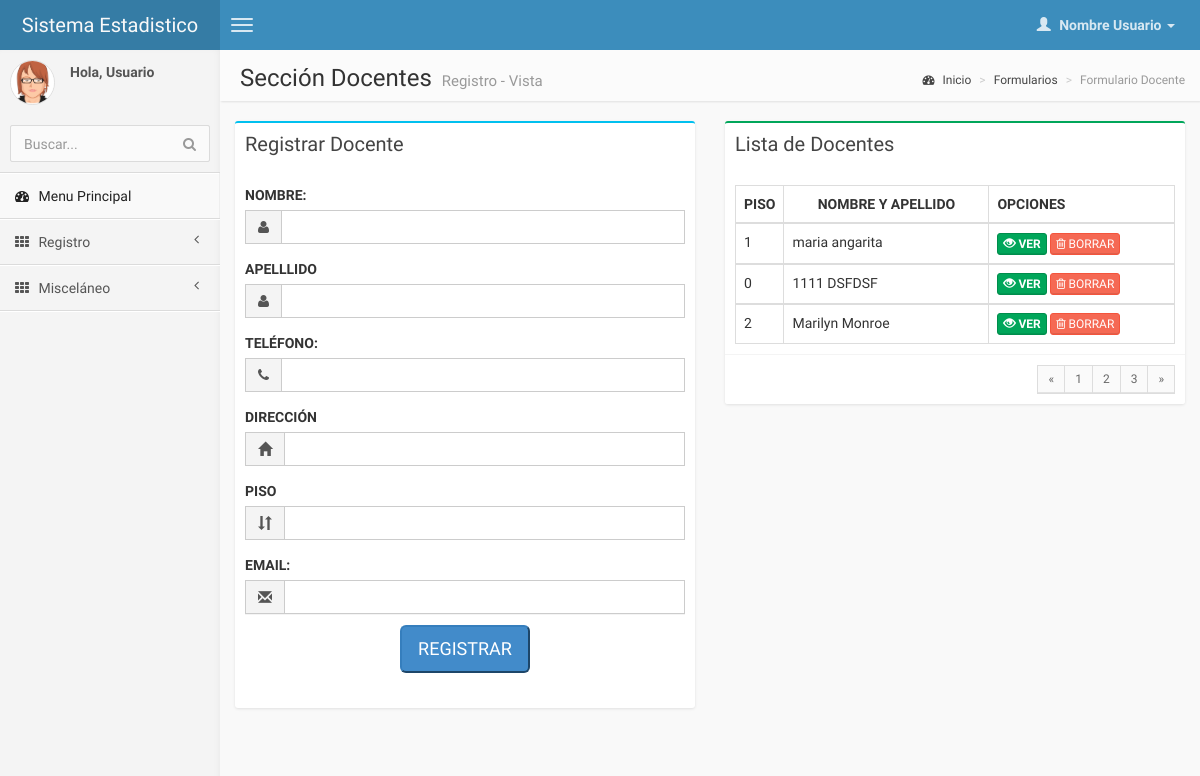
The app's page /pages/forms/form_docente.php with its own data.
### tables this page shows
CREATE TABLE IF NOT EXISTS `docente` (
  `id_docente` int(10) NOT NULL AUTO_INCREMENT,
  `nombre_docente` varchar(15) NOT NULL,
  `apellido_docente` varchar(15) NOT NULL,
  `email` varchar(20) NOT NULL,
  `direccion` varchar(40) DEFAULT NULL,
  `telefono` varchar(12) DEFAULT NULL,
  `piso` int(2) NOT NULL,
  PRIMARY KEY (`id_docente`),
  KEY `piso` (`piso`)
);

### pages/forms/form_docente.php (the view, shortened to what this page needs)
<!DOCTYPE html>
<html>
    <head>
        <link href="../../css/bootstrap.min.css" rel="stylesheet" type="text/css" />
        <link href="../../css/font-awesome.min.css" rel="stylesheet" type="text/css" />
        <link href="../../css/ionicons.min.css" rel="stylesheet" type="text/css" />
        <link href="../../css/daterangepicker/daterangepicker-bs3.css" rel="stylesheet" type="text/css" />
        <link href="../../css/iCheck/all.css" rel="stylesheet" type="text/css" />
        <link href="../../css/colorpicker/bootstrap-colorpicker.min.css" rel="stylesheet"/>
        <link href="../../css/timepicker/bootstrap-timepicker.min.css" rel="stylesheet"/>
        <link href="../../css/AdminLTE.css" rel="stylesheet" type="text/css" />
    </head>
     <body class="skin-blue">
        <header class="header">
            <a href="index.html" class="logo">
                Sistema Estadistico
            </a>
            <nav class="navbar navbar-static-top" role="navigation">
                <a href="#" class="navbar-btn sidebar-toggle" data-toggle="offcanvas" role="button">
                    <span class="icon-bar"></span>
                    <span class="icon-bar"></span>
                    <span class="icon-bar"></span>
                </a>
                <div class="navbar-right">
                    <ul class="nav navbar-nav">
                        <li class="dropdown user user-menu">
                            <a href="#" class="dropdown-toggle" data-toggle="dropdown">
                                <i class="glyphicon glyphicon-user"></i>
                                <span>Nombre Usuario <i class="caret"></i></span>
                            </a>
                        </li>
                    </ul>
                </div>
            </nav>
        </header>
        <div class="wrapper row-offcanvas row-offcanvas-left">
            <aside class="left-side sidebar-offcanvas">
                <section class="sidebar">
                    <div class="user-panel">
                        <div class="pull-left image">
                            <img src="../../img/avatar3.png" class="img-circle" alt="User Image" />
                        </div>
                        <div class="pull-left info">
                            <p>Hola, Usuario</p>
                        </div>
                    </div>
                    <form action="#" method="get" class="sidebar-form">
                        <div class="input-group">
                            <input type="text" name="q" class="form-control" placeholder="Buscar..."/>
                            <span class="input-group-btn">
                                <button type='submit' name='seach' id='search-btn' class="btn btn-flat"><i class="fa fa-search"></i></button>
                            </span>
                        </div>
                    </form>
<?php
    include("menu_form.php")
?>
                    </ul>
                </section>
            </aside>
            <aside class="right-side">
                <section class="content-header">
                    <h1>
                        Sección Docentes
                        <small>Registro - Vista</small>
                    </h1>
                    <ol class="breadcrumb">
                        <li><a href="#"><i class="fa fa-dashboard"></i> Inicio</a></li>
                        <li><a href="#">Formularios</a></li>
                        <li class="active">Formulario Docente</li>
                    </ol>
                </section>
                <section class="content">
                    <div class="row">
                        <div class="col-md-6">
                            <div class="box box-info">
                                <div class="box-header">
                                    <h3 class="box-title">Registrar Docente</h3>
                                </div>
                            <form action="../control/registro_docente.php" method="post" >
                                <div class="box-body">
                                    <div class="form-group">
                                        <label>NOMBRE:</label>
                                        <div class="input-group">
                                            <div class="input-group-addon">
                                                <i class="fa fa-user"></i>
                                            </div>
                                            <input type="text" name="nombre" class="form-control" data-inputmask="'alias': 'dd/mm/yyyy'" data-mask/>
                                        </div>
                                    </div>
                                    <label>APELLLIDO</label>
                                    <div class="form-group">
                                        <div class="input-group">
                                            <div class="input-group-addon">
                                                <i class="fa fa-user"></i>
                                            </div>
                                            <input type="text" name="apellido" class="form-control" data-inputmask="'alias': 'mm/dd/yyyy'" data-mask/>
                                        </div>
                                    </div>
                                    <div class="form-group">
                                        <label>TELÉFONO:</label>
                                        <div class="input-group">
                                            <div class="input-group-addon">
                                                <i class="fa fa-phone"></i>
                                            </div>
                                            <input type="text" name="telefono" class="form-control" data-inputmask='"mask": "(999) 999-9999"' data-mask/>
                                        </div>
                                    </div>
                                    <div class="form-group">
                                        <label>DIRECCIÓN</label>
                                        <div class="input-group">
                                            <div class="input-group-addon">
                                                <i class="glyphicon glyphicon-home"></i>
                                            </div>
                                            <input type="text-area" name="direccion" class="form-control" data-inputmask='"mask": "(999) 999-9999"' data-mask/>
                                        </div>
                                    </div>
                                    <div class="form-group">
                                        <label>PISO</label>
                                        <div class="input-group">
                                            <div class="input-group-addon">
                                                <i class="glyphicon glyphicon-sort"></i>
                                            </div>
                                            <input type="text" name="piso" class="form-control" data-inputmask='"mask": "(999) 999-9999"' data-mask/>
                                        </div>
                                    </div>
                                    <div class="form-group">
                                        <label>EMAIL:</label>
                                        <div class="input-group">
                                            <div class="input-group-addon">
                                                <i class="glyphicon glyphicon-envelope"></i>
                                            </div>
                                            <input type="text" naome="email" class="form-control" data-inputmask="'mask': ['999-999-9999 [x99999]', '+099 99 99 9999[9]-9999']" data-mask/>
                                        </div>
                                        <div class="box-footer">
                                        <center><button type="submit" class="btn-lg btn-primary">REGISTRAR</button></center>
                                    </div>
                                    </div>
                                </div>
                            </div>
                        </div>
<?php
require ("../control/conexion_bd.php");
  $sql="SELECT * FROM docente";
  $datos=mysql_query($sql,$link);
  $contador = mysql_num_rows($datos);
    if ($contador == 0)
      {
        echo "<center><h1><font color='#E74C3C'>NO SE ENCONTRO RESULTADOS :-( </font></h1></center>";
      }
    else
      {
?>
                        <div class="col-md-6">
                            <div class="box box-success">
                                <div class="box-header">
                                     <h3 class="box-title">Lista de Docentes</h3>
                                </div>
                                <div class="box-body">
                                    <table class="table table-bordered">
                                        <tr>
                                            <th style="width: 10px">PISO</th>
                                            <th><center>NOMBRE Y APELLIDO</center></th>
                                            <th>  OPCIONES</th>
                                        </tr>
<?php
                              while ($renglon=mysql_fetch_array($datos))
                                {
?>
                              <tbody>
                                <tr>
                                  <td><?php echo $renglon['piso']; ?></td>
                                  <td><?php echo $renglon['nombre_docente']; echo "  "; echo $renglon['apellido_docente']?></td>
                                  <td>
                                  <a href="ver_alumno.php?id=<?php echo $renglon['ci_escolar']?>"> <button class="btn btn-success btn-xs"></i><b><span class="glyphicon glyphicon glyphicon-eye-open" aria-hidden="true"></span> VER</b></button></a>
                                  <a href="../emergente/borrar_docente.php?id=<?php echo $renglon['id_docente']?>"><button class="btn btn-danger btn-xs"><i class="fa fa-trash-o "></i> BORRAR</button>
                                  </td>
                                </tr>
                              </tbody>
                              <?php } }?>
                                    </table>
                                </div>
                                <div class="box-footer clearfix">
                                    <ul class="pagination pagination-sm no-margin pull-right">
                                        <li><a href="#">&laquo;</a></li>
                                        <li><a href="#">1</a></li>
                                        <li><a href="#">2</a></li>
                                        <li><a href="#">3</a></li>
                                        <li><a href="#">&raquo;</a></li>
                                    </ul>
                                </div>
                            </div>
                                </div>
                            </div>
                        </div>
    </body>
</html>

### records on screen
docente: piso "1", nombre_docente "maria", apellido_docente "angarita"
docente: piso "0", nombre_docente "1111", apellido_docente "DSFDSF"
docente: piso "2", nombre_docente "Marilyn", apellido_docente "Monroe"
